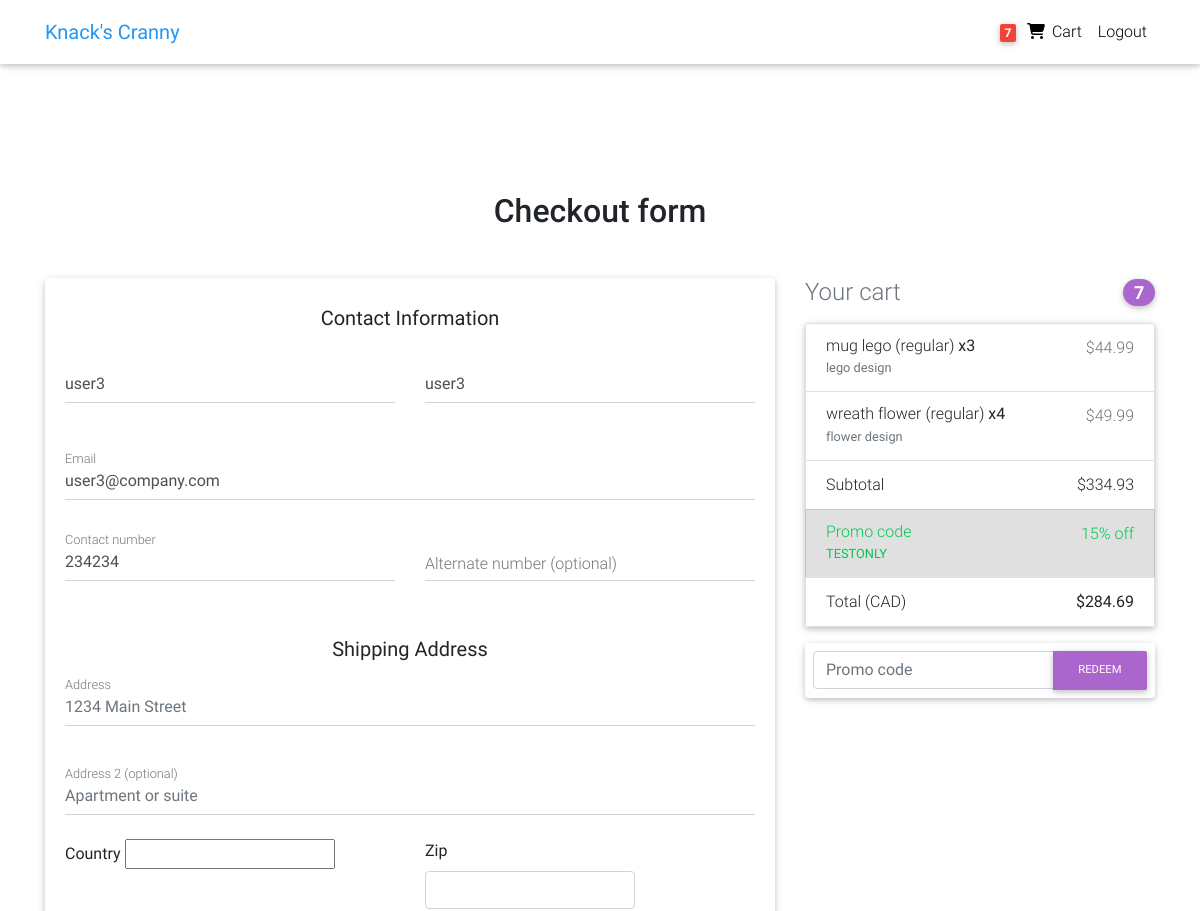
Before: /checkout/ (signed in, upper part) with the older database file.
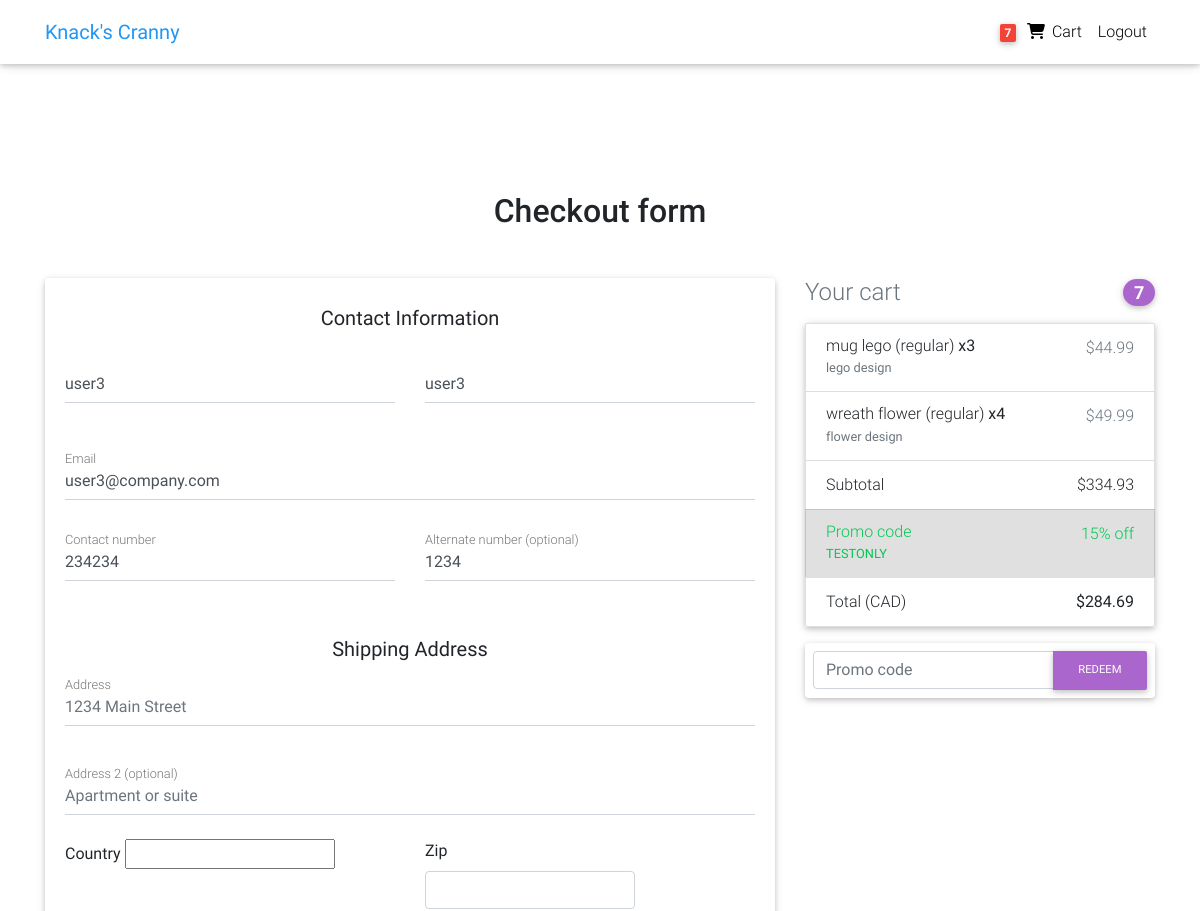
After: the same page with the newer database file.
### ecommerce/models.py (models this page shows, shortened)
class Order(models.Model):
    customer = models.ForeignKey(Customer, on_delete=models.SET_NULL, blank=True, null=True)
    shipping_address = models.ForeignKey(Address, related_name='shipping_address', on_delete=models.SET_NULL, blank=True, null=True)
    billing_address = models.ForeignKey(Address, related_name='billing_address', on_delete=models.SET_NULL, blank=True, null=True)
    payment = models.ForeignKey(Payment, on_delete=models.SET_NULL, blank=True, null=True)
    coupon = models.ForeignKey(Coupon, on_delete=models.SET_NULL, blank=True, null=True)
    date_added = models.DateTimeField(default=timezone.now)
    is_ordered = models.BooleanField(default=False)
    ordered_date = models.DateTimeField(blank=True, null=True)
    @property
    def get_cart_subtotal(self):
        order_items = self.orderitem_set.all()
        total = sum([item.get_total for item in order_items])
        return total
    @property
    def get_cart_total(self):
        order_items = self.orderitem_set.all()
        total = sum([item.get_total for item in order_items])
        if self.coupon:
            if self.coupon.fixed_amount:
                total -= self.coupon.fixed_amount
            elif self.coupon.percent_value:
                total = round(total - (total * (self.coupon.percent_value / 100)),2)
        return total
    @property
    def get_cart_items(self):
        order_items = self.orderitem_set.all()
        total = sum([item.quantity for item in order_items])
        return total
    @property
    def get_discount(self):
        if self.coupon.fixed_amount:
            return '-$'+str(self.coupon.fixed_amount)
        elif self.coupon.percent_value:
            return str(round(self.coupon.percent_value,0))+'% off'

class OrderItem(models.Model):
    item = models.ForeignKey(Variation, on_delete=models.SET_NULL, blank=True, null=True)
    order = models.ForeignKey(Order, on_delete=models.SET_NULL, blank=True, null=True)
    quantity = models.IntegerField(default=0, blank=True, null=True)
    date_added = models.DateTimeField(default=timezone.now)
    @property
    def get_total(self):
        total = self.item.price * self.quantity
        return total

### users/models.py (models this page shows, shortened)
class Customer(models.Model):
    user = models.OneToOneField(User, on_delete=models.SET_NULL, blank=True, null=True)
    session_id = models.CharField(max_length=32, blank=True, null=True)
    first_name = models.CharField(max_length=50, blank=True, null=True)
    last_name = models.CharField(max_length=50, blank=True, null=True)
    email = models.EmailField(max_length=100, blank=True, null=True)
    contact1 = models.CharField(max_length=30, blank=True, null=True)
    contact2 = models.CharField(max_length=30, blank=True, null=True)
    date_added = models.DateTimeField(default=timezone.now)

### items/models.py (models this page shows, shortened)
class Variation(models.Model):
    item = models.ForeignKey(Item, on_delete=models.CASCADE)
    name = models.CharField(max_length=100, default='regular')
    alias = models.CharField(max_length=150, blank=True, unique=True)
    price = models.DecimalField(max_digits=6, decimal_places=2, null=True, blank=True)
    price_discount = models.DecimalField(max_digits=6, decimal_places=2, null=True, blank=True)
    description = models.TextField(null=True, blank=True)
    inventory = models.PositiveIntegerField(default=0, blank=True)
    active = models.BooleanField(default=True)
    date_added = models.DateTimeField(default=timezone.now)
    date_updated = models.DateTimeField(default=timezone.now)

### payment/models.py (models this page shows, shortened)
class Coupon(models.Model):
    code = models.CharField(max_length=20)
    fixed_amount = models.DecimalField(max_digits=4, decimal_places=2, blank=True, null=True)
    percent_value = models.DecimalField(max_digits=4, decimal_places=2, blank=True, null=True)
    date_added = models.DateTimeField(default=timezone.now)
    date_updated = models.DateTimeField(default=timezone.now)
    date_expiration = models.DateTimeField(blank=True, null=True)

### ecommerce/views.py (the view, shortened to what this page needs)
# urls.py: path('checkout/', views.checkout, name='checkout'),
def checkout(request):
    customer = query_customer(request)
    order = Order.objects.filter(customer=customer, is_ordered=False).first()
    print('CUSTOMER ID:', customer.id)
    shipping_address = Address.objects.filter(customer=customer, address_type='S', default=True)
    billing_address = Address.objects.filter(customer=customer, address_type='B', default=True)
    if request.method == 'GET':
        form = CheckoutForm()
        coupon_form = CouponForm()
        items = order.orderitem_set.all()
        if items:
            context = {
                'items': items,
                'order': order,
                'form': form,
                'coupon_form': coupon_form,
                'display_coupon_form': True
            }
            if shipping_address.exists():
                print('SHIPPING ADDRESS EXISTS')
                context['shipping_address'] = shipping_address.first()
            else:
                print('SHIPPING ADDRESS DOES NOT EXISTS')
            if billing_address.exists():
                context['billing_address'] = billing_address.first()
            return render(request, 'ecommerce/checkout.html', context)
        else:
            messages.warning(request, f'You do not have an active order')
            return redirect('ecommerce:cart')

### payment/forms.py
class CouponForm(forms.Form):
    code = forms.CharField(required=False, max_length=20, widget=forms.TextInput(
        attrs={
            'class': 'form-control',
            'placeholder': 'Promo code'
        }))

### ecommerce/templatetags/cart_items_count.py (called while the page is built)
@register.filter
def cart_items_count(request):
    customer = query_customer(request)
    order = Order.objects.filter(customer=customer, is_ordered=False)
    if order.exists():
        return order.first().get_cart_items
    return None

### ecommerce/views.py (called while the page is built)
def query_customer(request):
    if request.user.is_authenticated:
        return Customer.objects.filter(user=request.user).first()
    else:
        return get_session(request)

### ecommerce/templates/ecommerce/checkout.html (shortened to what this page needs)
{% extends "ecommerce/base.html" %}
{% block content %}
<main class="mt-5 pt-4">
  <div class="container wow fadeIn">
    <h2 class="my-5 h2 text-center">Checkout form</h2>
    <div class="row">
      <div class="col-md-8 mb-4">
        <div class="card">
          <form class="card-body" method="POST">
            <h5 class="mt-2 text-center">Contact Information</h5>
            {% if user.is_authenticated %}
            <div class="row">
              <div class="col-md-6 mb-2">
                <div class="md-form">
                  <input type="text" id="first_name" class="form-control" name="first_name" value="{{ user.first_name }}">
                </div>
              </div>
              <div class="col-md-6 mb-2">
                <div class="md-form">
                  <input type="text" id="last_name" name="last_name" class="form-control" value="{{ user.last_name }}"/>
                </div>
              </div>
            </div>
            <div class="md-form mb-3">
              <input type="email" id="email" name="email" class="form-control" value="{{ user.email }}">
              <label for="email" class="">Email</label>
            </div>
            {% endif %}
            <div class="row mb-4">
              <div class="col-md-6 mb-2">
                <div class="md-form ">
                  <input type="text" id="contact1" class="form-control" name="contact1" value="{{ order.customer.contact1 }}">
                  <label for="contact1" class="">Contact number</label>
                </div>
              </div>
              <div class="col-md-6 mb-2">
                <div class="md-form ">
                  <input type="text" id="contact2" class="form-control" name="contact2" value="{{ order.customer.contact2 }}">
                  <label for="contact2" class="">Alternate number (optional)</label>
                </div>
              </div>
            </div>
            <h5 class="mt-2 text-center">Shipping Address</h5>
            <div class="toggle_shipping_form">
              <div class="md-form mb-5">
                {{ form.shipping_address1 }}
                <label for="{{ form.shipping_address1.id_for_label }}">Address</label>
              </div>
              <div class="md-form mb-4">
                {{ form.shipping_address2 }}
                <label for="{{ form.shipping_address2.id_for_label }}">Address 2 (optional)</label>
              </div>
              <div class="row">
                <div class="col-lg-6 col-md-12 mb-2">
                  <label for="{{ form.shipping_country.id_for_label }}">Country</label>
                  {{ form.shipping_country }}
                </div>
                <div class="col-lg-4 col-md-6 mb-2">
                  <label for="{{ form.shipping_zip_code.id_for_label }}">Zip</label>
                  {{ form.shipping_zip_code }}
                </div>
              </div>
            </div>
          </form>
        </div>
      </div>
      <div class="col-md-4 mb-4">
        {% include "payment/summary.html" %}
      </div>
    </div>
  </div>
</main>
{% endblock content %}

### payment/templates/payment/summary.html (shortened to what this page needs)
<h4 class="d-flex justify-content-between align-items-center mb-3">
    <span class="text-muted">Your cart</span>
    <span class="badge badge-secondary badge-pill">{{ order.get_cart_items }}</span>
  </h4>
  <ul class="list-group mb-3 z-depth-1">
    {% for item in items %}
    <li class="list-group-item d-flex justify-content-between lh-condensed">
      <div>
        <h6 class="my-0">{{ item.item.item.name|truncatechars:20 }} ({{ item.item.name }})
          <strong>x{{ item.quantity }}</strong></h6>
        <small class="text-muted">{{ item.item.description|truncatechars:35  }}</small>
      </div>
      <span class="text-muted">${{ item.item.price }}</span>
    </li>
    {% endfor %}
    <li class="list-group-item d-flex justify-content-between">
      <span>Subtotal</span>
      ${{ order.get_cart_subtotal }}
    </li>
    {% if order.coupon %}
    <li class="list-group-item d-flex justify-content-between bg-light">
      <div class="text-success">
        <h6 class="my-0">Promo code</h6>
        <small>{{ order.coupon.code }}</small>
      </div>
      <span class="text-success">{{ order.get_discount }}</span>
    </li>
    {% endif %}
    <li class="list-group-item d-flex justify-content-between">
      <span>Total (CAD)</span>
      <strong>${{ order.get_cart_total }}</strong>
    </li>
  </ul>
  {% if display_coupon_form %}
  <form class="card p-2" action="{% url 'payment:add-coupon' %}" method="POST">
    <div class="input-group">
        {{ coupon_form.code }}
      <div class="input-group-append">
        <button class="btn btn-secondary btn-md waves-effect m-0" type="submit">Redeem</button>
      </div>
    </div>
  </form>
  {% endif %}

Changed rows visible on the page:
changed through a linked row, Order "15% off": contact2 (not shown) → "1234"
